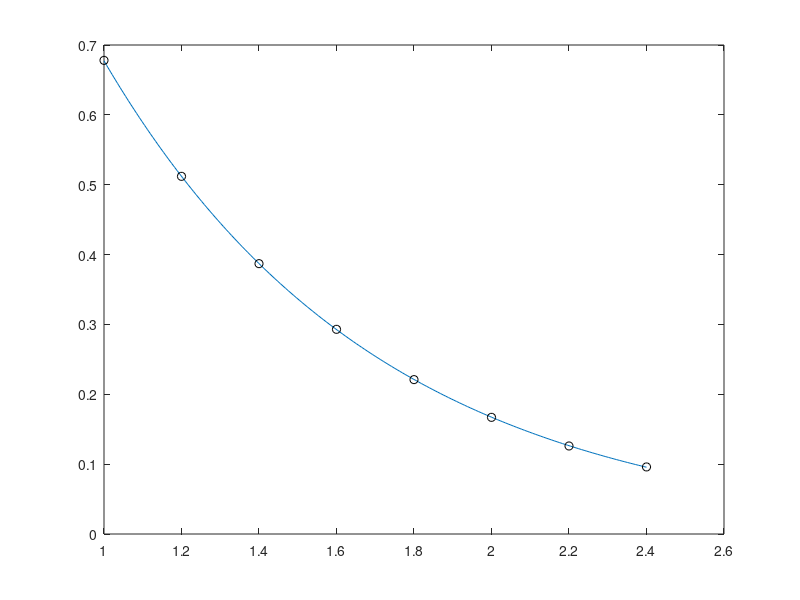

The MATLAB source for this figure: (Note: this script raises an error after producing the figure.)
clear all;clc
format long

x = [1:0.2:2.4];
y = [0.678 0.512 0.387 0.293 0.221 0.167 0.126 0.096];

# y = a e^b*x -> ln y =  b * x + (ln a)

coef = polyfit(x,log(y),1)

b = coef(1)
a = e^coef(2)

f = @(x) a*e.^(b*x);
df =@(x) a*b*e.^(b*x);

xx=linspace(1,2.4,201);
plot(xx,f(xx),x,y,'ok')

ejer_a = f(1.9)
disp("")

integrando = @(x) 2*pi*f(x).*sqrt(1+df(x).^2);

tol = 1e-5;

L = 1
int_ant = cuad_gauss_c(integrando,1,2.4,L,3)

while(1)
L = L*2
int_act = cuad_gauss_c(integrando,1,2.4,L,3)

if(abs(int_act-int_ant)<tol)
  break
endif

int_ant = int_act;
endwhile

ejer_b = int_act
